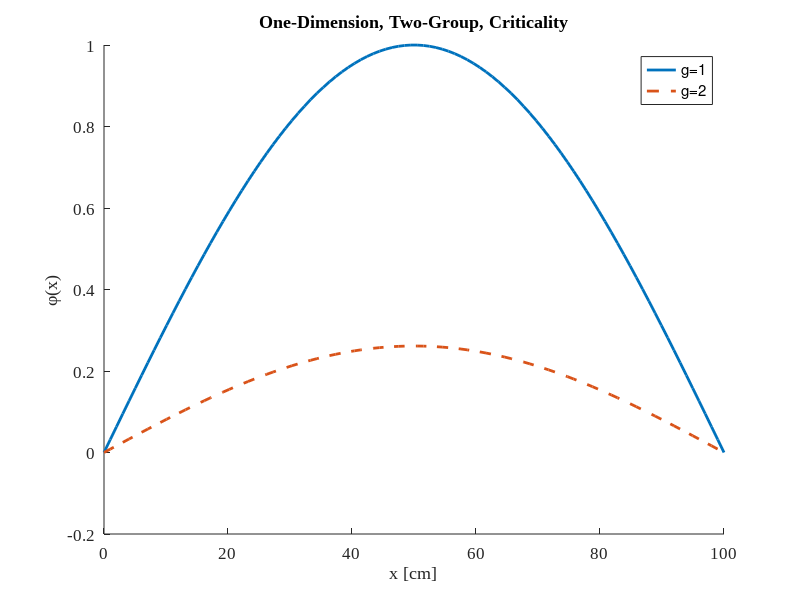

Reproduce this figure in MATLAB.
clear
close all

Lx = 100;
LW = 2;
ntest = 100;
num_dots = 10;

D1 = 1.3466;
D2 = 0.37169;
sigma_r1 = 2.5255e-2;
sigma_r2 = 6.4277e-2;
nusf1 = 4.4488e-3;
nusf2 = 7.3753e-2;
sigma_1to2 = 1.6893e-2;

B = pi/Lx;
c = sigma_1to2/ (D2*B^2+sigma_r2);
keff = (nusf1+nusf2*c)/(D1*B^2+sigma_r1);

fun1 = @(x)(sin((pi/Lx)*x));
fun2 = @(x)(c*sin((pi/Lx)*x));

xtest = linspace(0,Lx,ntest);
ytest = zeros(2,ntest);
for i = 1:ntest
    ytest(1,i) = fun1(xtest(i));
    ytest(2,i) = fun2(xtest(i));
end

figure
hold on
title('One-Dimension, Two-Group, Criticality')
plot(xtest,ytest(1,:),'-','LineWidth',LW)
plot(xtest,ytest(2,:),'--','LineWidth',LW)
legend({'g=1','g=2'})
xlabel('x [cm]')
ylabel('\phi(x)')
hold off

set(gca,'FontName','Times New Roman','FontSize',12);
print('../figs/1d2g.eps','-depsc2');
close(gcf)